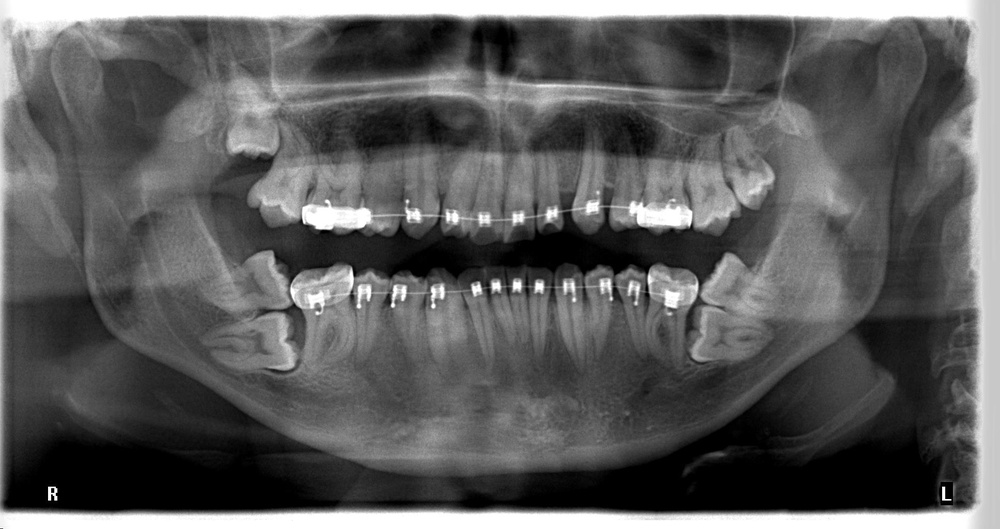
#> input picture db/input/panoramic_X-Ray/0000000111_MANUEL RODRIGUEZ_Panorama_20130419145323.jpg, 1000 x 529 px, shrunk from 1935 x 1024 before the run; its folder holds only this picture in this run
$ python -i superpixels_cropping.py   (imports and definitions only)
#> lines starting #> are read from the running program, lines starting #| are printed output that depends on the picture; after the words box and inside, x2 and y2 are one past the last pixel; in counts of white or black regions, pixels touching at a corner belong together
import cv2
import glob
import numpy as np
from PIL import Image
import matplotlib.pyplot as plt
from skimage.segmentation import slic
from skimage.segmentation import mark_boundaries
from skimage.util import img_as_float

def cropping(image_path, save_path, n_segments = 6, sigma = 200, start_label = 0, spacing = None):
#> called with save_path = 'out.png', n_segments = 6, sigma = 200, start_label = 0
    image = cv2.imread(image_path)
#> image is the input picture: shape (529, 1000, 3); min 0, max 255, mean 92.3
    segments = slic(img_as_float(image), n_segments=n_segments, sigma=sigma, start_label=start_label, spacing=spacing)
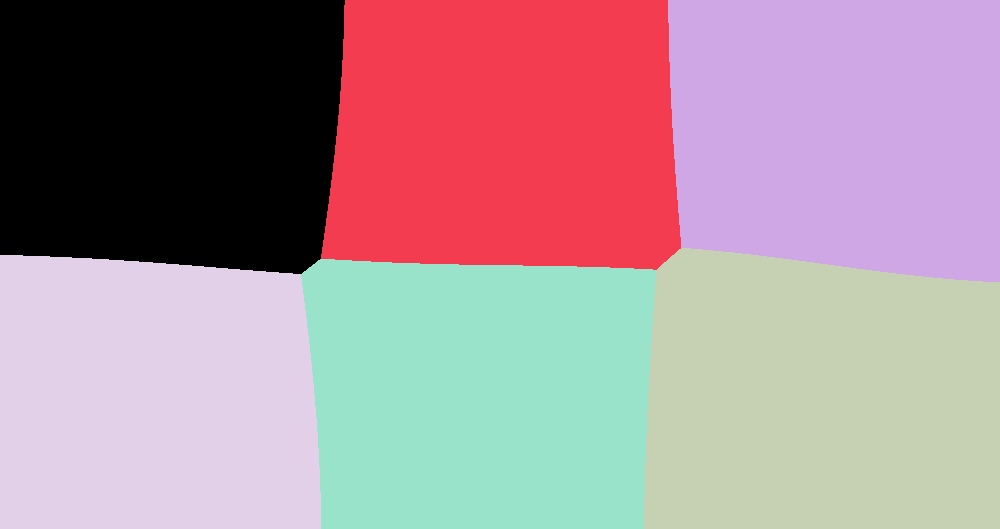
#> segments: shape (529, 1000) int64; 6 distinct labels, from 0 to 5; one colour per label, 0 black

    fig = plt.figure("Superpixels")
    ax = fig.add_subplot(1, 1, 1)
    ax.imshow(mark_boundaries(img_as_float(cv2.cvtColor(image, cv2.COLOR_BGR2RGB)), segments, color=(0,1,0)))

    plt.show()
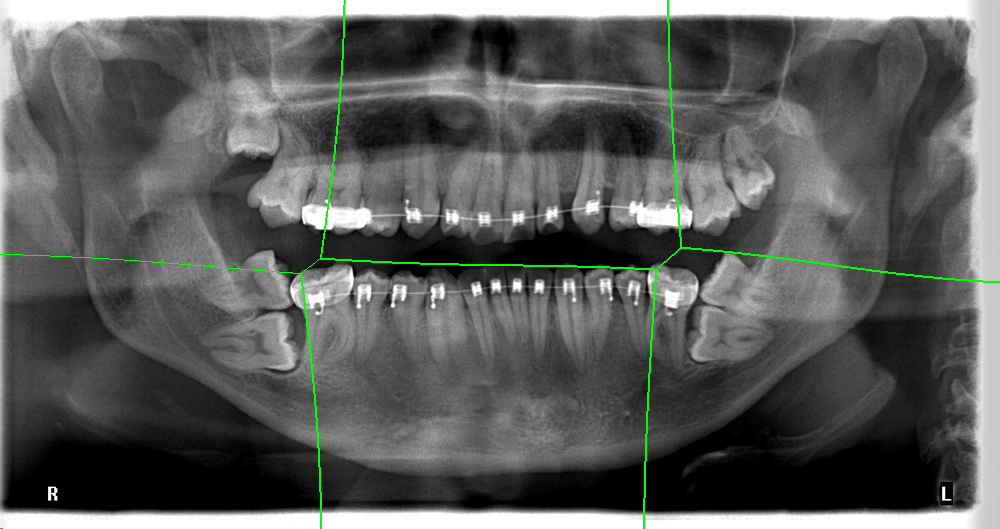
#> shown: shape (529, 1000, 3) float64; mean R, G, B 0.36, 0.367, 0.36

    for (i, segmentation_value) in enumerate(np.unique(segments)):
        print("--> Inspecting segment {}".format(i+1))
        mask = np.zeros(image.shape[:2], dtype="uint8")
        mask[segments == segmentation_value] = 255
        result = cv2.bitwise_and(image, image, mask=mask)

        cv2.imshow('Segmentation', result)
        cv2.imwrite('{}segmentation_mask_{}.png'.format(save_path,i+1), result)
        cv2.waitKey()
#> this loop made 6 passes
#| --> Inspecting segment 1
#| --> Inspecting segment 2
#| --> Inspecting segment 3
#| --> Inspecting segment 4
#| --> Inspecting segment 5
#| --> Inspecting segment 6
#> pass 1, in cropping, `result = cv2.bitwise_and(image, image, mask=mask)`:
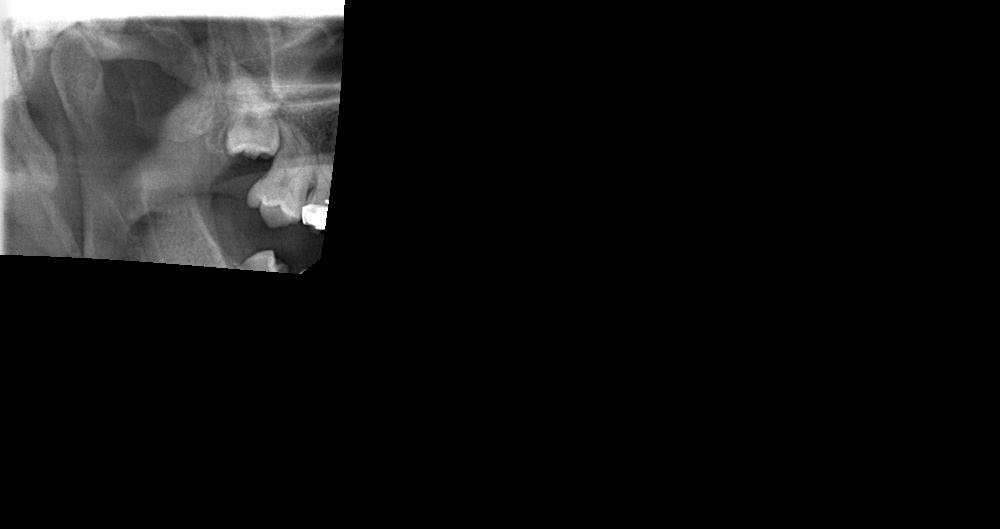
#> result: shape (529, 1000, 3); min 0, max 255, mean 19.2
#> pass 2, in cropping, `result = cv2.bitwise_and(image, image, mask=mask)`:
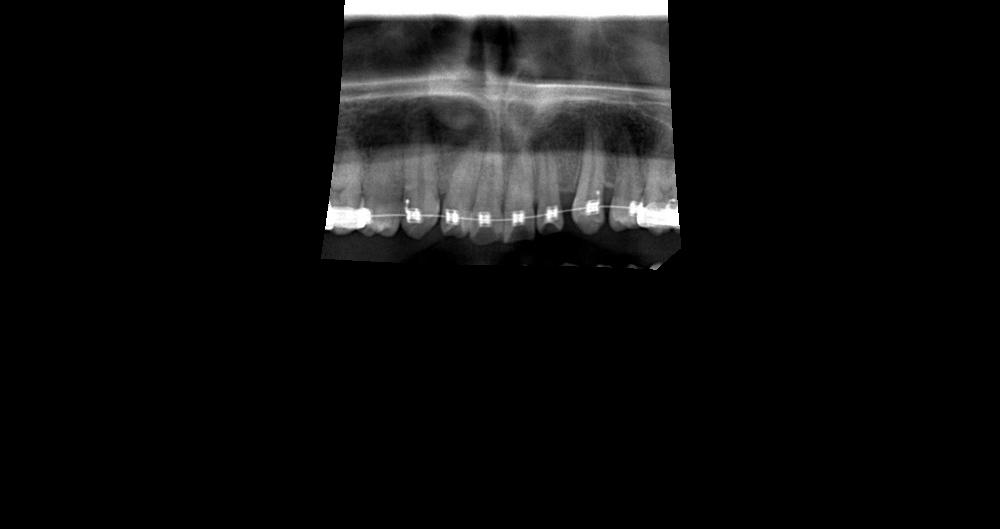
#> result: shape (529, 1000, 3); min 0, max 255, mean 15.3
#> pass 3, in cropping, `result = cv2.bitwise_and(image, image, mask=mask)`:
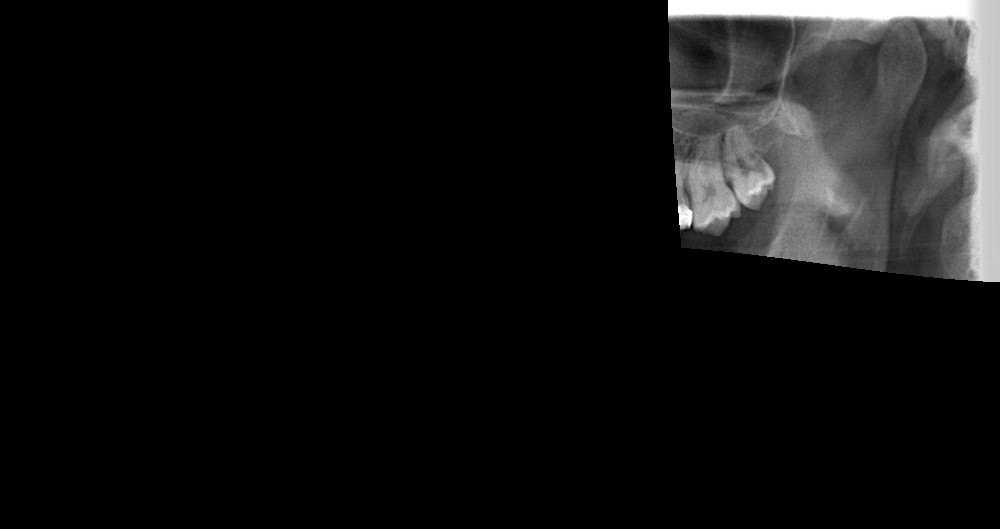
#> result: shape (529, 1000, 3); min 0, max 255, mean 17.9
#> after the loop:
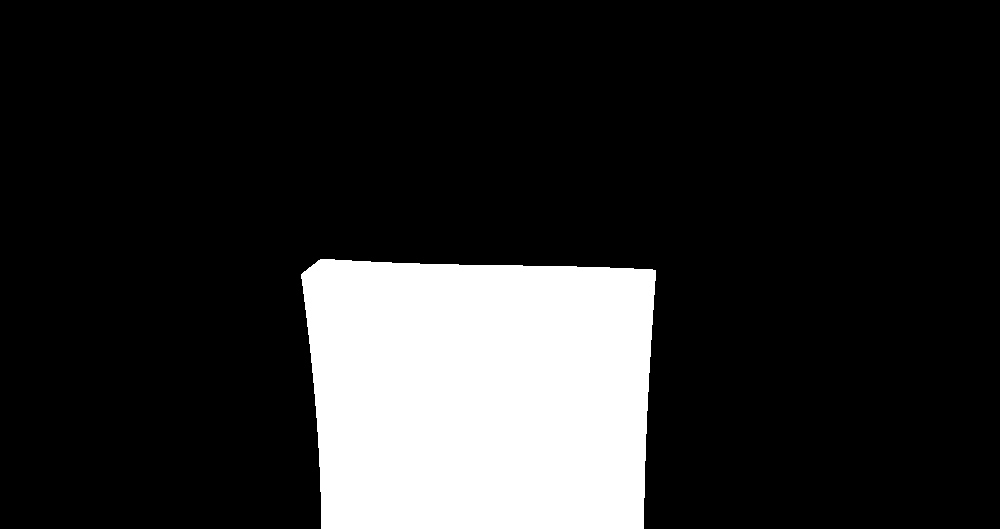
#> mask: shape (529, 1000); 16.8% white; 1 white region, box (x1, y1, x2, y2) and area: (301, 259, 656, 529) 88687

    return


# [50 lines left out: functions remove_mask, stack_plot_cropped_img_in_full_img, plot_cropped_img_in_full_img, not called in this run]

>>> result = cropping('../db/input/panoramic_X-Ray/0000000111_MANUEL RODRIGUEZ_Panorama_20130419145323.jpg', 'out.png')

$ run again, on db/input/panoramic_X-Ray/0000007131_PAULINO ENRIQUE DURAN_Panorama_20150509101703.jpg
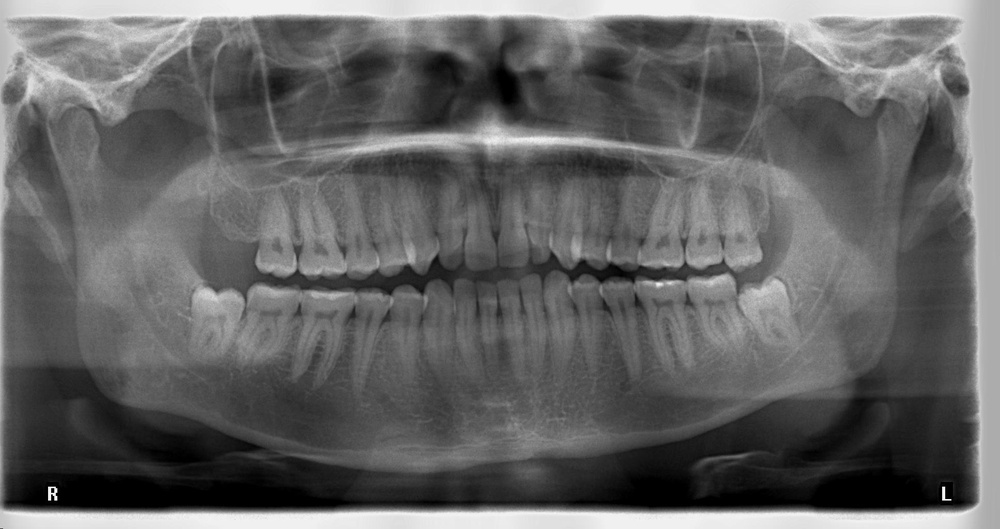
#> input picture db/input/panoramic_X-Ray/0000007131_PAULINO ENRIQUE DURAN_Panorama_20150509101703.jpg, 1000 x 529 px, shrunk from 1935 x 1024 before the run
#> in cropping, image is the input picture: shape (529, 1000, 3); min 0, max 255, mean 99.8
#> in cropping, `segments = slic(img_as_float(image), n_segments=n_segments, sigma=sigm..`:
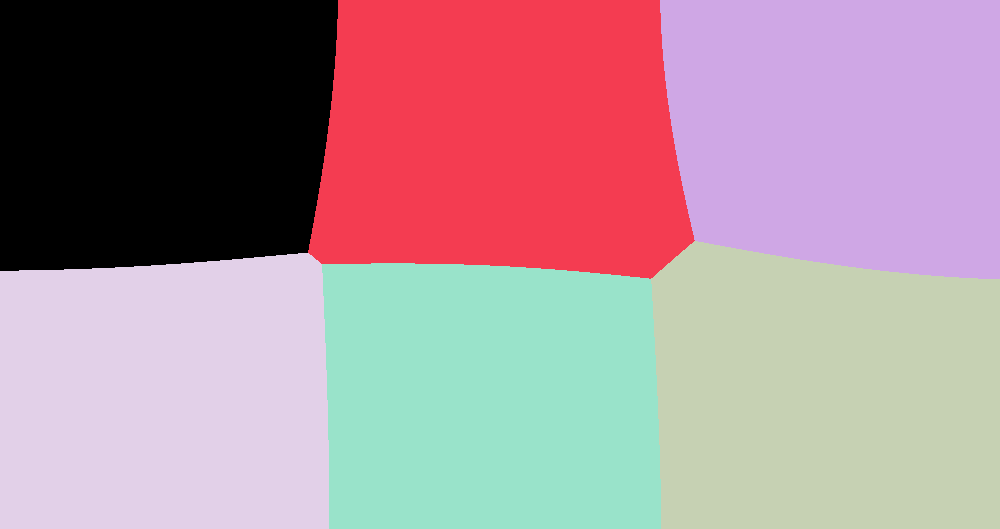
#> segments: shape (529, 1000) int64; 6 distinct labels, from 0 to 5; one colour per label, 0 black
#> the loop in cropping, `for (i, segmentation_value) in enumerate(np.unique(segments)):` made 6 passes
#| --> Inspecting segment 1
#| --> Inspecting segment 2
#| --> Inspecting segment 3
#| --> Inspecting segment 4
#| --> Inspecting segment 5
#> (further printed lines are left out)
#> after the loop in cropping, `for (i, segmentation_value) in enumerate(np.unique(segments)):`:
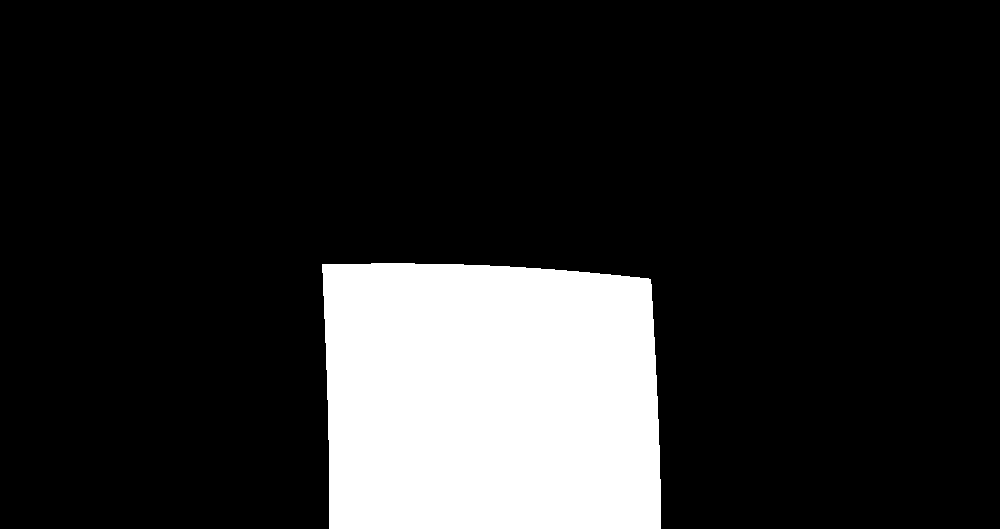
#> mask: shape (529, 1000); 16.3% white; 1 white region, box (x1, y1, x2, y2) and area: (322, 263, 661, 529) 86355

$ run again, on db/input/panoramic_X-Ray/0000007649_DOLORES DELROCIO ROCHA_Panorama_20150629121209.jpg
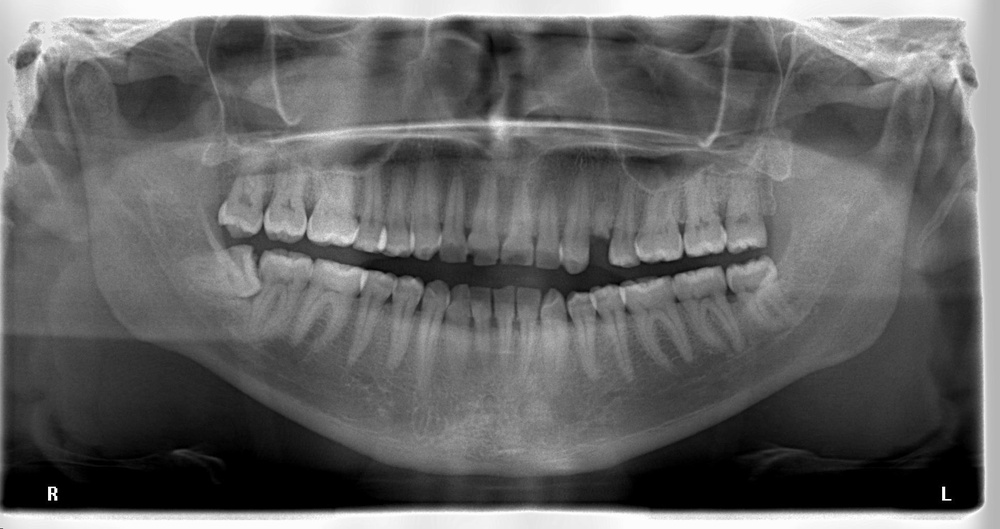
#> input picture db/input/panoramic_X-Ray/0000007649_DOLORES DELROCIO ROCHA_Panorama_20150629121209.jpg, 1000 x 529 px, shrunk from 1935 x 1024 before the run
#> in cropping, image is the input picture: shape (529, 1000, 3); min 0, max 255, mean 101.3
#> in cropping, `segments = slic(img_as_float(image), n_segments=n_segments, sigma=sigm..`:
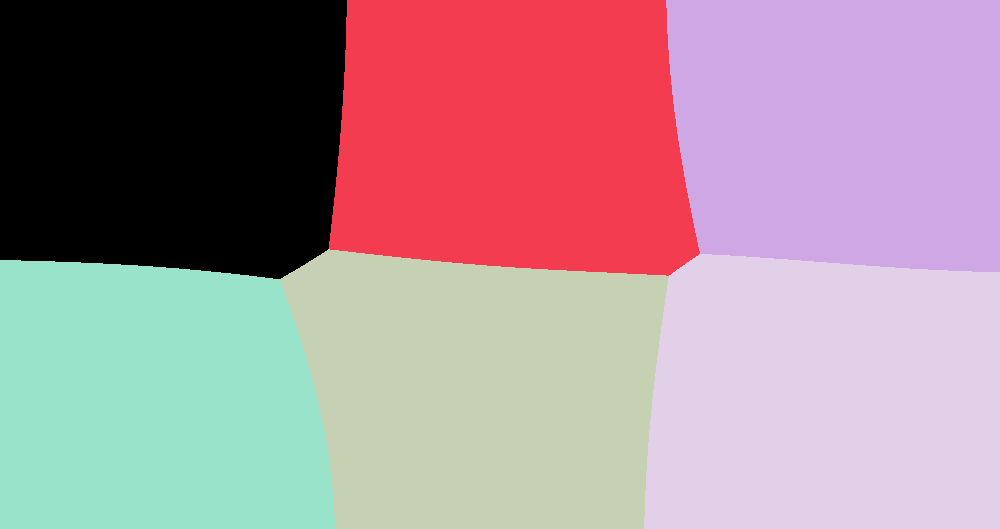
#> segments: shape (529, 1000) int64; 6 distinct labels, from 0 to 5; one colour per label, 0 black
#> the loop in cropping, `for (i, segmentation_value) in enumerate(np.unique(segments)):` made 6 passes
#| --> Inspecting segment 1
#| --> Inspecting segment 2
#| --> Inspecting segment 3
#| --> Inspecting segment 4
#| --> Inspecting segment 5
#> (further printed lines are left out)
#> after the loop in cropping, `for (i, segmentation_value) in enumerate(np.unique(segments)):`:
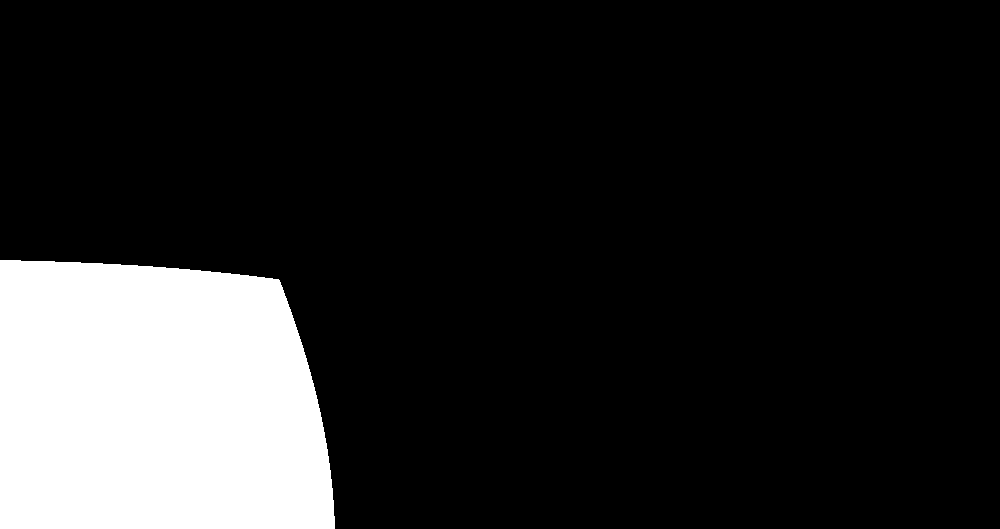
#> mask: shape (529, 1000); 15.5% white; 1 white region, box (x1, y1, x2, y2) and area: (0, 260, 335, 529) 82039

$ run again, on db/input/panoramic_X-Ray/0000007900_RUBEN DAVALOS_Panorama_20150811115113.jpg
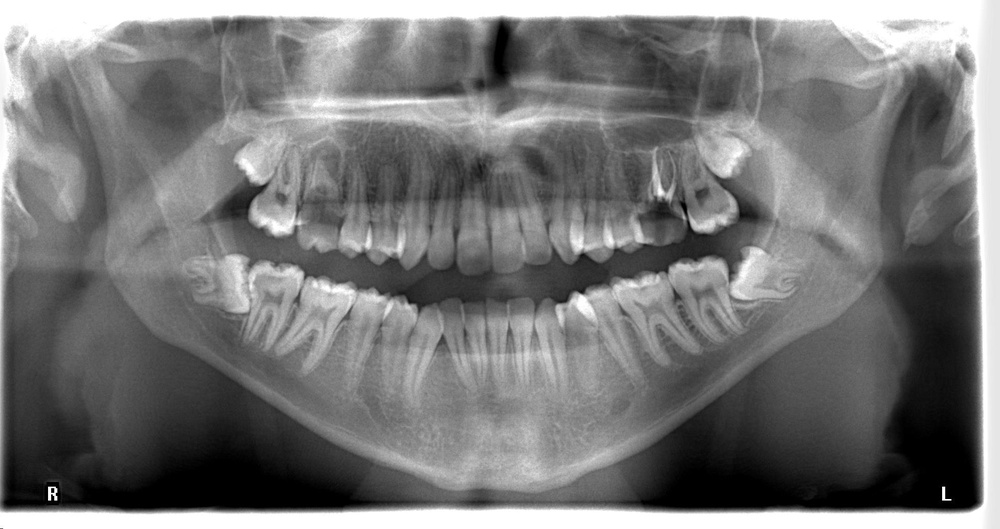
#> input picture db/input/panoramic_X-Ray/0000007900_RUBEN DAVALOS_Panorama_20150811115113.jpg, 1000 x 529 px, shrunk from 1935 x 1024 before the run
#> in cropping, image is the input picture: shape (529, 1000, 3); min 0, max 255, mean 118.8
#> in cropping, `segments = slic(img_as_float(image), n_segments=n_segments, sigma=sigm..`:
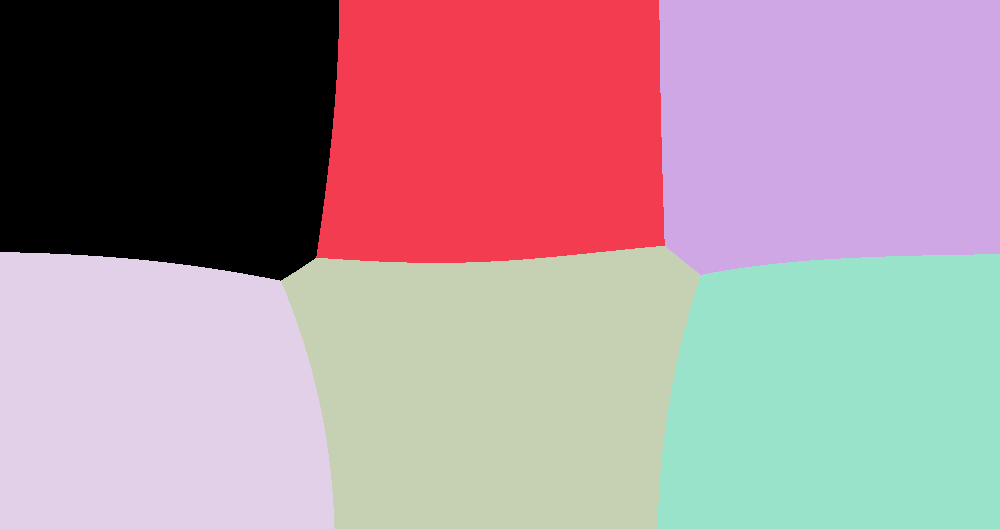
#> segments: shape (529, 1000) int64; 6 distinct labels, from 0 to 5; one colour per label, 0 black
#> the loop in cropping, `for (i, segmentation_value) in enumerate(np.unique(segments)):` made 6 passes
#| --> Inspecting segment 1
#| --> Inspecting segment 2
#| --> Inspecting segment 3
#| --> Inspecting segment 4
#| --> Inspecting segment 5
#> (further printed lines are left out)
#> after the loop in cropping, `for (i, segmentation_value) in enumerate(np.unique(segments)):`:
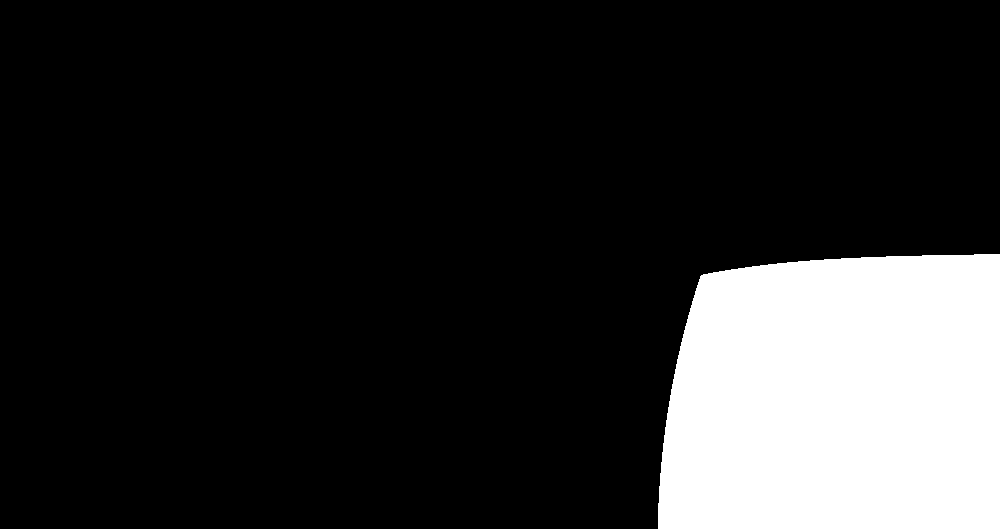
#> mask: shape (529, 1000); 16.6% white; 1 white region, box (x1, y1, x2, y2) and area: (658, 254, 1000, 529) 87617
